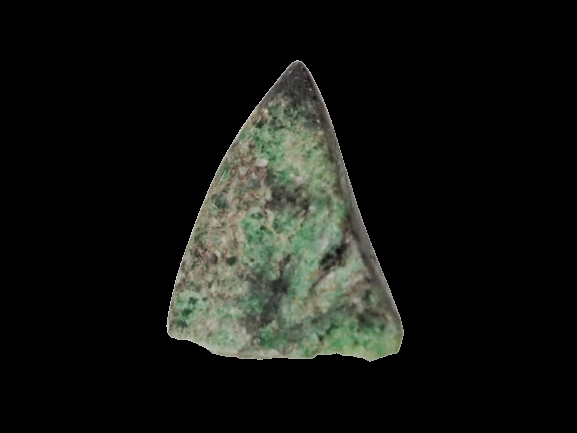
#> input picture imgs/cara_a__3_-removebg-preview.png, 577 x 433 px
$ jupyter execute KMeans-Segment.ipynb
#> lines starting #> are read from the running program, lines starting #| are printed output that depends on the picture; long printed decimals are rounded
[cell 1]
import numpy as np
import matplotlib.pyplot as plt
from sklearn.cluster import KMeans
import cv2 as cv
from matplotlib.colors import ListedColormap
import plotly.graph_objects as go

[cell 2]
def unfolding(img):

    features = tuple(img.shape)
    img = img.reshape(-1,3)

    return img, features

def Normal(img,white_limit):

    data, features = unfolding(img)

    std = data.std(1)
    hist, bin_edges = np.histogram(std,bins = 50)
    bin_centers = (bin_edges[:-1] + bin_edges[1:])/2
    sorted_idx = np.argsort(hist)
    max_idx = sorted_idx[-1]

    mean_hist = bin_centers[max_idx]
    sigma = np.std(std)

    sigma_idx = np.where(std <= mean_hist + (0.5*sigma))
    sigma_filt = np.std(std[sigma_idx])
    stdlim = mean_hist + 3*sigma_filt

    idx_background = np.where(std <= stdlim)[0]
    background_reference = data[idx_background]
    background_reference_mean = background_reference.mean(1)
    white_idx = np.where(background_reference_mean >= white_limit)[0]
    white_reference =  background_reference[white_idx]
    mean = white_reference.mean(0)

    construction_data = np.copy(data)
    ref_white = np.copy(data)

    construction_data = construction_data/mean
    np.place(construction_data, construction_data > 1,1)

    ref_white[idx_background[white_idx]] = np.array([0,0,0])
    construction_data = np.reshape(construction_data,features)
    ref_white = np.reshape(ref_white,features)

    return construction_data, ref_white, mean

def RGB2Lab(img_data):

    e =  216/24389

    non_zero_rgb = img_data

    X = non_zero_rgb[:, 0] * 0.4124 + non_zero_rgb[:, 1] * 0.3576 + non_zero_rgb[:, 2] * 0.1805
    Y = non_zero_rgb[:, 0] * 0.2126 + non_zero_rgb[:, 1] * 0.7152 + non_zero_rgb[:, 2] * 0.0722
    Z = non_zero_rgb[:, 0] * 0.0193 + non_zero_rgb[:, 1] * 0.1192 + non_zero_rgb[:, 2] * 0.9505

    fx = (X/0.94811)
    fy = (Y/1)
    fz = (Z/1.07304)

    if fx.any() > e:
        fx = fx**(1/3)
    else:
        fx = ((903.3*fx)+16)/116

    if fy.any() > e:
        fy = fy**(1/3)
    else:
        fy = ((903.3*fy)+16)/116

    if fz.any() > e:
        fz = fz**(1/3)
    else:
        fz = ((903.3*fz)+16)/116

    a = (fx - fy) * 500
    b = (fy - fz) * 200
    L = (fy * 116) - 16

    data_CLab = np.column_stack((L, a, b))

    return data_CLab


def image_segmentation(img,k):

    img = np.array(img, dtype=np.float64)
    img,features = unfolding(img)

    kmeans= KMeans(n_clusters = k, init = "k-means++",random_state = 0, n_init = "auto")
    kmeans.fit(img)

    segmented_img = kmeans.labels_

    info = []
    Lab = []

    for i in range(0,k):

        idx  = np.where(segmented_img == i)
        mask = img[idx]
        info.append(mask.shape[0])

        if i > 0:
            Lab_mean = mask.mean(0)
            Lab.append(Lab_mean)


    info = np.array(info[1:])
    pix_sample = np.sum(info)
    info = (info/pix_sample)*100

    Lab = np.array(Lab)

    segmented_img = np.reshape(segmented_img,features[:-1])
    return segmented_img,info,Lab

def mask_segmentation(img,Labimg,masks,n_mask,k):

    rgb = np.copy(img)
    Lab = np.copy(Labimg)

    info = []

    for i in range(1,k+1):

        idx  = np.where(masks == i)
        mask = img[idx]
        info.append(mask.shape[0])

    pix_sample = np.sum(info)
    info = (info/pix_sample)*100


    mask = np.stack((masks,masks,masks),axis = 2)
    np.place(Lab,mask == 0,0)
    np.place(rgb,mask == 0,1)

    if n_mask == 1:

        idx = np.where(masks == 1)
        total_pixel = Lab[idx].shape
        total = info[0]

        np.place(Lab,np.logical_or(mask == 2, mask == 3), 0)
        np.place(rgb,np.logical_or(mask == 2, mask == 3), 1)


    elif n_mask == 2:

        idx = np.where(masks == 2)
        total_pixel = Lab[idx].shape
        total = info[1]

        np.place(Lab,np.logical_or(mask == 1, mask == 3), 0)
        np.place(rgb,np.logical_or(mask == 1, mask == 3), 1)

    elif n_mask == 3:

        idx = np.where(masks == 3)
        total_pixel = Lab[idx].shape
        total = info[2]

        np.place(Lab,np.logical_or(mask == 1, mask == 2), 0)
        np.place(rgb,np.logical_or(mask == 1, mask == 2), 1)

    masks_, info_,Lab_ = image_segmentation(Lab,k)

    info_ = (total*info_)/100

    rgbdata = []

    for i in range(0,k):

        idx  = np.where(masks_ == i)
        _mask = img[idx]

        if i > 0:
            Lab_mean = _mask.mean(0)
            rgbdata.append(Lab_mean*255)

    return rgb,masks_,info_,Lab_,rgbdata

def Plot_ab(datalab,datargb):

        customdata = datalab

        fig = go.Figure()

        fig.add_trace(go.Scatter(
        x=datalab[:,1],
        y=datalab[:,2],
        customdata=customdata,
        mode='markers',
        marker=dict(
            size=6,
            color=['rgb({},{},{})'.format(int(r), int(g), int(b)) for r, g, b in datargb],
            opacity=1.0),
        hovertemplate="<b>L</b>: %{customdata[0]}<br><b>a</b>: %{customdata[1]}<br><b>b</b>: %{customdata[2]:.2f}<extra></extra>",showlegend= False
        ))


        fig.add_trace(go.Scatter(x=[0, 0], y=[-90, 90], mode='lines', line=dict(color='black', width=1),showlegend=False))
        fig.add_trace(go.Scatter(x=[-90, 90], y=[0, 0], mode='lines', line=dict(color='black', width=1),showlegend=False))

        for theta in np.arange(0, 2 * np.pi, np.pi / 18):
            x_end = 90 * np.cos(theta)
            y_end = 90 * np.sin(theta)
            fig.add_trace(go.Scatter(x=[0, x_end], y=[0, y_end], mode='lines',
                                line=dict(color='rgba(128, 128, 128, 0.5)', width=1, dash='dot'), showlegend=False))

        fig.add_shape(
            type="circle",
            xref="x", yref="y",
            x0=-90, y0=-90, x1=90, y1=90,
            line=dict(color="black", width=2, dash="dash"))

        fig.update_layout(
            xaxis=dict(range=[-90, 90], title='a'),
            yaxis=dict(range=[-90, 90], title='b'),
            autosize=False,
            width=800,
            height=800)

        fig.show()

def Plot_aL(datalab,datargb):

        customdata = datalab

        fig = go.Figure()

        fig.add_trace(go.Scatter(
        x=datalab[:,1],
        y=datalab[:,0],
        customdata=customdata,
        mode='markers',
        marker=dict(
            size=6,
            color=['rgb({},{},{})'.format(int(r), int(g), int(b)) for r, g, b in datargb],
            opacity=1.0),
        hovertemplate="<b>L</b>: %{customdata[0]}<br><b>a</b>: %{customdata[1]}<br><b>b</b>: %{customdata[2]:.2f}<extra></extra>",showlegend= False
        ))


        fig.add_trace(go.Scatter(x=[0, 0], y=[-90, 90], mode='lines', line=dict(color='black', width=1),showlegend=False))
        fig.add_trace(go.Scatter(x=[-90, 90], y=[0, 0], mode='lines', line=dict(color='black', width=1),showlegend=False))

        for theta in np.arange(0, 2 * np.pi, np.pi / 18):
            x_end = 90 * np.cos(theta)
            y_end = 90 * np.sin(theta)
            fig.add_trace(go.Scatter(x=[0, x_end], y=[0, y_end], mode='lines',
                                line=dict(color='rgba(128, 128, 128, 0.5)', width=1, dash='dot'), showlegend=False))

        fig.add_shape(
            type="circle",
            xref="x", yref="y",
            x0=-90, y0=-90, x1=90, y1=90,
            line=dict(color="black", width=2, dash="dash"))

        fig.update_layout(
            xaxis=dict(range=[-90, 90], title='a'),
            yaxis=dict(range=[-90, 90], title='L'),
            autosize=False,
            width=800,
            height=800)

        fig.show()

def Plot_bL(datalab,datargb):

        customdata = datalab

        fig = go.Figure()

        fig.add_trace(go.Scatter(
        x=datalab[:,2],
        y=datalab[:,0],
        customdata=customdata,
        mode='markers',
        marker=dict(
            size=6,
            color=['rgb({},{},{})'.format(int(r), int(g), int(b)) for r, g, b in datargb],
            opacity=1.0),
        hovertemplate="<b>L</b>: %{customdata[0]}<br><b>a</b>: %{customdata[1]}<br><b>b</b>: %{customdata[2]:.2f}<extra></extra>",showlegend= False
        ))


        fig.add_trace(go.Scatter(x=[0, 0], y=[-90, 90], mode='lines', line=dict(color='black', width=1),showlegend=False))
        fig.add_trace(go.Scatter(x=[-90, 90], y=[0, 0], mode='lines', line=dict(color='black', width=1),showlegend=False))

        for theta in np.arange(0, 2 * np.pi, np.pi / 18):
            x_end = 90 * np.cos(theta)
            y_end = 90 * np.sin(theta)
            fig.add_trace(go.Scatter(x=[0, x_end], y=[0, y_end], mode='lines',
                                line=dict(color='rgba(128, 128, 128, 0.5)', width=1, dash='dot'), showlegend=False))

        fig.add_shape(
            type="circle",
            xref="x", yref="y",
            x0=-90, y0=-90, x1=90, y1=90,
            line=dict(color="black", width=2, dash="dash"))

        fig.update_layout(
            xaxis=dict(range=[-90, 90], title='b'),
            yaxis=dict(range=[-90, 90], title='L'),
            autosize=False,
            width=800,
            height=800)

        fig.show()

## <center>  Primera segmentación

[cell 3]
img = cv.cvtColor(cv.imread("imgs/cara_a__3_-removebg-preview.png"),cv.COLOR_BGR2RGB)
img = cv.resize(img,(1000,1000))
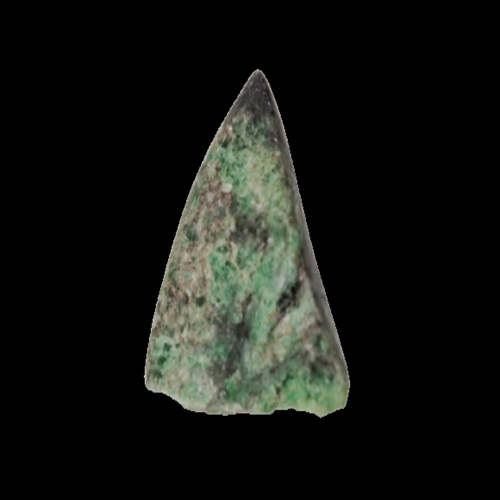
#> img: shape (1000, 1000, 3) (shown at 1/2 size); mean R, G, B 20.1, 21.9, 18.2
img, ref, mean = Normal(img,white_limit=180)
#> in Normal, `data, features = unfolding(img)`: features = (1000, 1000, 3)
#> in Normal, `hist, bin_edges = np.histogram(std,bins = 50)`: hist = 50 values, max 822526 at index 0, min 20 at index 47, mean 20000; bin_edges = 51 values from 0 to 25.85
#> in Normal, `bin_centers = (bin_edges[:-1] + bin_edges[1:])/2`: bin_centers = 50 values from 0.258 to 25.59
#> in Normal, `sorted_idx = np.argsort(hist)`: sorted_idx = 50 values, max 49 at index 5, min 0 at index 49, mean 24.5
#> in Normal, `max_idx = sorted_idx[-1]`: max_idx = 0
#> in Normal, `mean_hist = bin_centers[max_idx]`: mean_hist = 0.258
#> in Normal, `sigma = np.std(std)`: sigma = 3.99
#> in Normal, `sigma_filt = np.std(std[sigma_idx])`: sigma_filt = 0.141
#> in Normal, `stdlim = mean_hist + 3*sigma_filt`: stdlim = 0.681
#> in Normal, `white_idx = np.where(background_reference_mean >= white_limit)[0]`: white_idx = [139514, 139515, 139516, 158068, 266680, 523763]
#> in Normal, `white_reference =  background_reference[white_idx]`: white_reference = [[186, 186, 185], [184, 184, 184], [184, 184, 183], [190, 189, 189], [204, 204, 203], [187, 187, 187]]
#> in Normal, `mean = white_reference.mean(0)`: mean = [189.2, 189, 188.5]
#> in Normal, `ref_white = np.reshape(ref_white,features)`:
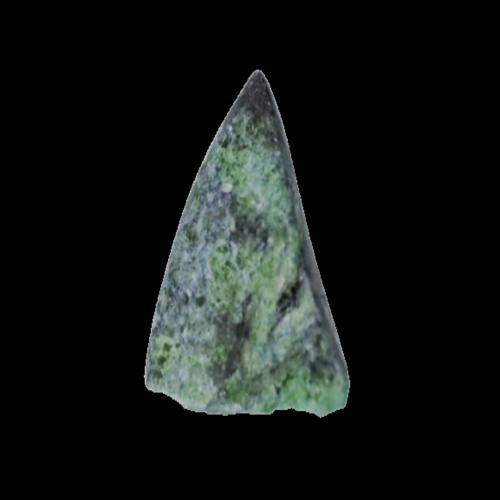
#> ref_white: shape (1000, 1000, 3) (shown at 1/2 size); mean of channels 0, 1, 2 20.1, 21.9, 18.2; drawn as B, G, R
#> mean = [189.2, 189, 188.5]
imgLab = RGB2Lab(img.reshape(-1,3)).reshape(1000,1000,3)
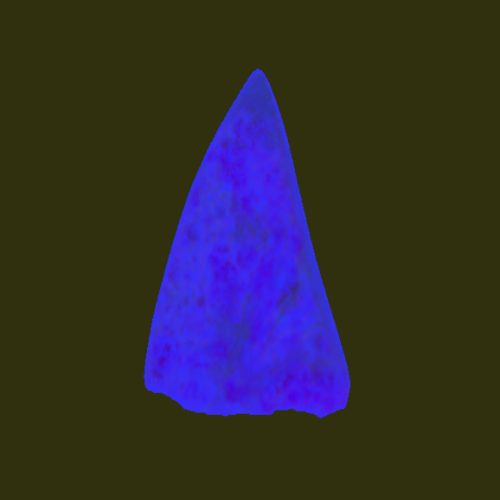
#> imgLab: shape (1000, 1000, 3) float64 (shown at 1/2 size); mean of channels 0, 1, 2 1.6, -0.9, 1.1; drawn with min black and max white

masks, info,Lab = image_segmentation(imgLab,4)
#> in image_segmentation, `img,features = unfolding(img)`: features = (1000, 1000, 3)
#> the loop in image_segmentation, `for i in range(0,k): ` made 4 passes
#> Lab_mean on passes 2 to 4: [78.62, -5.4, 6.64], [89.54, -5.76, 6.61], [64.31, -2.15, 3.97]
#> after the loop in image_segmentation, `for i in range(0,k):`: Lab = [[78.62, -5.4, 6.64], [89.54, -5.76, 6.61], [64.31, -2.15, 3.97]]; info = [821396, 62365, 93581, 22658]
#> in image_segmentation, `info = np.array(info[1:])`: info = [62365, 93581, 22658]
#> in image_segmentation, `pix_sample = np.sum(info)`: pix_sample = 178604
#> in image_segmentation, `info = (info/pix_sample)*100`: info = [34.92, 52.4, 12.69]
#> in image_segmentation, `segmented_img = np.reshape(segmented_img,features[:-1])`:
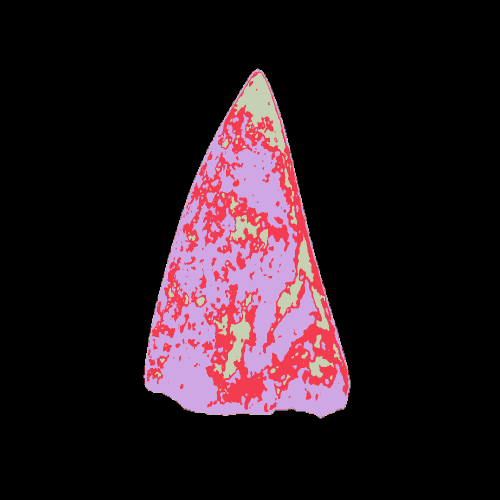
#> segmented_img: shape (1000, 1000) int32 (shown at 1/2 size); 4 distinct labels, from 0 to 3; one colour per label, 0 black
#> info = [34.92, 52.4, 12.69]

print("Porcentaje de la muestra: " + str(info))
#| Porcentaje de la muestra: [34.918 52.396 12.686]

for i in range(0,len(Lab)):

    print("Lab promedio Sample_"+str(i+1)+": " + str(Lab[i]))
#> this loop made 3 passes
#| Lab promedio Sample_1: [78.616 -5.405  6.642]
#| Lab promedio Sample_2: [89.545 -5.763  6.610]
#| Lab promedio Sample_3: [64.308 -2.154  3.967 ]

cmap = ListedColormap(["gray"]+["green"]+["white"]+["black"])
plt.figure(figsize=(10,5))

plt.subplot(1,2,1)
plt.imshow(img)
plt.title("Imagen Normalizada")
plt.axis("off")


plt.subplot(1,2,2)
plt.imshow(masks,cmap = cmap)
plt.title("Imagen Segmentada")
plt.axis("off")

plt.show()

[cell 4]
rgbdata = []

for i in range(0,4):

    idx  = np.where(masks == i)
    mask = img[idx]

    if i > 0:
        Lab_mean = mask.mean(0)
        rgbdata.append(Lab_mean*255)
#> this loop made 4 passes
#> (idx, Lab_mean) on passes 2 to 4: (62365 positions, rows 138 to 835, columns 288 to 699, [0.514, 0.562, 0.463]), (93581 positions, rows 139 to 835, columns 288 to 699, [0.712, 0.779, 0.653]), (22658 positions, rows 137 to 836, columns 287 to 700, [0.335, 0.344, 0.301])
#> idx on pass 1: 821396 positions, rows 0 to 999, columns 0 to 999
#> after the loop, rgbdata = [[131.1, 143.4, 118], [181.5, 198.6, 166.4], [85.51, 87.84, 76.78]]

## <center>  Graficos para la primera segmentación

[cell 5]
Plot_ab(Lab,rgbdata)
#> in Plot_ab, `customdata = datalab`: customdata has the same summary as Lab in image_segmentation

[cell 6]
Plot_aL(Lab,rgbdata)
#> in Plot_aL, `customdata = datalab`: customdata has the same summary as Lab in image_segmentation

[cell 7]
Plot_bL(Lab,rgbdata)
#> in Plot_bL, `customdata = datalab`: customdata has the same summary as Lab in image_segmentation

## <center> Segunda segmentación

[cell 8]
rgb, masks_, info_,Lab_,rgbdata_ =  mask_segmentation(img,imgLab,masks,3,3)
#> the loop in mask_segmentation, `for i in range(1,k+1): ` made 3 passes
#> idx on passes 1 to 3: 62365 positions, rows 138 to 835, columns 288 to 699, 93581 positions, rows 139 to 835, columns 288 to 699, 22658 positions, rows 137 to 836, columns 287 to 700
#> after the loop in mask_segmentation, `for i in range(1,k+1):`: info = [62365, 93581, 22658]
#> in mask_segmentation, `pix_sample = np.sum(info)`: pix_sample = 178604
#> in mask_segmentation, `info = (info/pix_sample)*100`: info = [34.92, 52.4, 12.69]
#> in mask_segmentation, `mask = np.stack((masks,masks,masks),axis = 2)`: mask: shape (1000, 1000, 3) int32; 4 distinct labels, from 0 to 3
#> in mask_segmentation, `np.place(rgb,mask == 0,1)`:
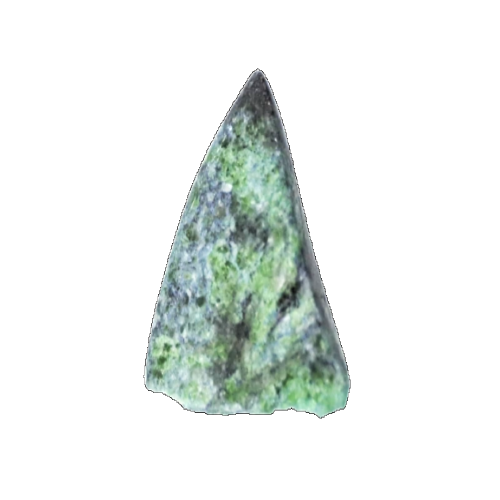
#> rgb: shape (1000, 1000, 3) float64 (shown at 1/2 size); mean of channels 0, 1, 2 0.928, 0.937, 0.918; drawn as B, G, R
#> in mask_segmentation, `total = info[2]`: total = 12.69
#> in mask_segmentation, `np.place(Lab,np.logical_or(mask == 1, mask == 2), 0)`:
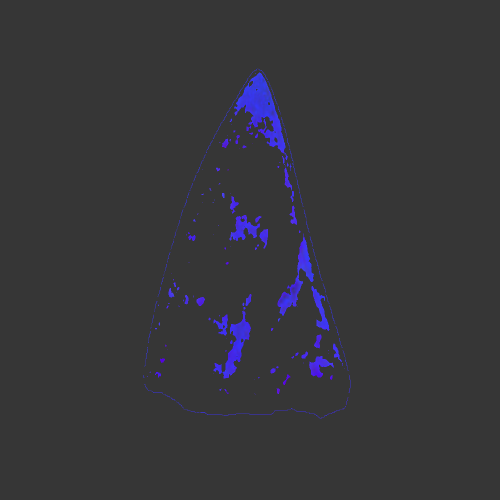
#> Lab: shape (1000, 1000, 3) float64 (shown at 1/2 size); mean of channels 0, 1, 2 1.5, 0, 0.1; drawn with min black and max white
#> in mask_segmentation, `np.place(rgb,np.logical_or(mask == 1, mask == 2), 1)`:
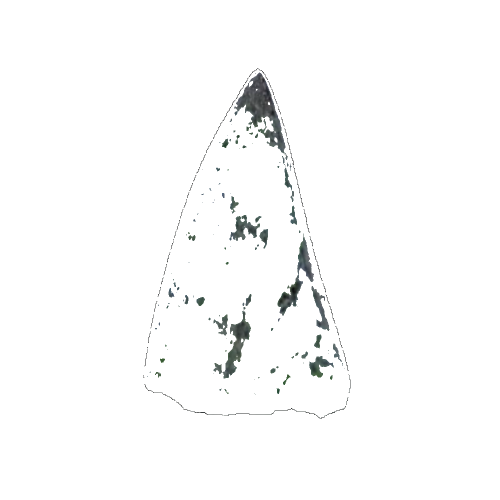
#> rgb: shape (1000, 1000, 3) float64 (shown at 1/2 size); mean of channels 0, 1, 2 0.985, 0.985, 0.984; drawn as B, G, R
#> call 2 of image_segmentation, with k = 3
#> the loop in image_segmentation (call 2), `for i in range(0,k): ` made 3 passes
#> Lab_mean on passes 2 to 3: [67.12, -2.5, 4.42], [53.99, -0.83, 2.27]
#> after the loop in image_segmentation (call 2), `for i in range(0,k):`: Lab = [[67.12, -2.5, 4.42], [53.99, -0.83, 2.27]]; info = [977410, 17951, 4639]
#> in image_segmentation (call 2), `info = np.array(info[1:])`: info = [17951, 4639]
#> in image_segmentation (call 2), `pix_sample = np.sum(info)`: pix_sample = 22590
#> in image_segmentation (call 2), `info = (info/pix_sample)*100`: info = [79.46, 20.54]
#> in image_segmentation (call 2), `segmented_img = np.reshape(segmented_img,features[:-1])`:
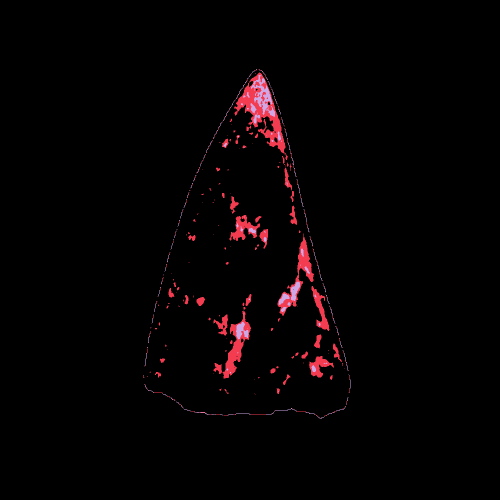
#> segmented_img: shape (1000, 1000) int32 (shown at 1/2 size); 3 distinct labels, from 0 to 2; one colour per label, 0 black
#> in mask_segmentation, `masks_, info_,Lab_ = image_segmentation(Lab,k)`: Lab_ = [[67.12, -2.5, 4.42], [53.99, -0.83, 2.27]]
#> in mask_segmentation, `info_ = (total*info_)/100`: info_ = [10.08, 2.61]
#> the loop in mask_segmentation, `for i in range(0,k): ` made 3 passes
#> (idx, Lab_mean) on passes 2 to 3: (17951 positions, rows 138 to 835, columns 287 to 698, [0.364, 0.376, 0.326]), (4639 positions, rows 138 to 836, columns 287 to 700, [0.228, 0.228, 0.209])
#> idx on pass 1: 977410 positions, rows 0 to 999, columns 0 to 999
#> after the loop in mask_segmentation, `for i in range(0,k):`: rgbdata = [[92.84, 95.78, 83.1], [58.23, 58.25, 53.29]]
#> info_ = [10.08, 2.61]; Lab_ = [[67.12, -2.5, 4.42], [53.99, -0.83, 2.27]]; rgbdata_ = [[92.84, 95.78, 83.1], [58.23, 58.25, 53.29]]

print("Porcentaje de la muestra: "+ str(info_))
#| Porcentaje de la muestra: [10.081  2.605]

for i in range(0,len(Lab_)):

    print("Lab promedio Sample_"+str(i+1)+": " + str(Lab_[i]))
#> this loop made 2 passes
#| Lab promedio Sample_1: [67.122 -2.504  4.418]
#| Lab promedio Sample_2: [53.995 -0.8301  2.273]

cmap = ListedColormap(["white", "olive", "green"])
plt.figure(figsize=(10,5))

plt.subplot(1,2,2)
plt.imshow(masks_,cmap = cmap)
plt.title("Imagen Segmentada")
plt.axis("off")

plt.subplot(1,2,1)
plt.imshow(rgb)
plt.title("Imagen RGB")
plt.axis("off")

plt.show()

## <center>  Graficos para la segunda segmentación

[cell 9]
Plot_ab(Lab_,rgbdata_)

[cell 10]
Plot_aL(Lab_,rgbdata_)

[cell 11]
Plot_bL(Lab_,rgbdata_)

## <center>  Graficos para todos los datos

[cell 12]
Plot_ab(np.concatenate((Lab,Lab_)),np.concatenate((rgbdata,rgbdata_)))

[cell 13]
Plot_aL(np.concatenate((Lab,Lab_)),np.concatenate((rgbdata,rgbdata_)))

[cell 14]
Plot_bL(np.concatenate((Lab,Lab_)),np.concatenate((rgbdata,rgbdata_)))

[cell 15]
mask_selector = 3

mask2d = masks.reshape(-1)
img2d = img.reshape(-1,3)
idx = np.where(mask2d == mask_selector)
sample = img2d[idx]

lab_sample = RGB2Lab(sample)
ref_diff = lab_sample.mean(0)
#> ref_diff = [64.31, -2.15, 3.97]

diff_color = (((lab_sample[:,0]-ref_diff[0])**(2)) + ((lab_sample[:,1]-ref_diff[1])**(2)) + ((lab_sample[:,2]-ref_diff[2])**(2)))**(1/2)


map_color = np.zeros((1000,1000))
map_color2d = map_color.reshape(-1)
map_color2d[idx] = diff_color

cmap = ListedColormap(["White"]+[plt.cm.viridis(i) for i in range(1,256)])

plt.figure(figsize=(10,5))
plt.subplot(1,2,1)
plt.imshow(map_color2d.reshape(1000,1000),cmap = cmap)
plt.colorbar()
plt.axis("off")


plt.subplot(1,2,2)


plt.hist(diff_color,bins = 100)

if mask_selector == 1:
    plt.title("Histogram of color differences (Green)")
elif mask_selector == 2:
    plt.title("Histogram of color differences (Light green)")
else:
    plt.title("Histogram of color differences (Dark Green)")
plt.xlabel("Color difference (a.u.)")
plt.ylabel("Counts (a.u.)")
plt.show()
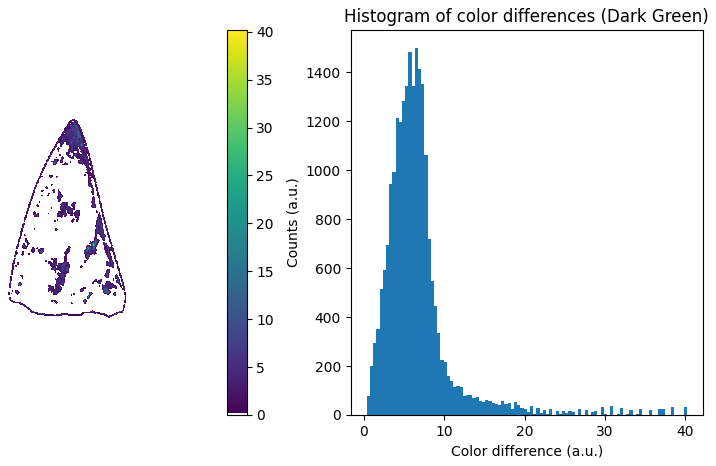
#> figure drawn by matplotlib, 3 panels; panel 3: tallest bar 1497 high, from x = 6.33 to 6.73

[cell 16]
mask_selector = 2

mask2d = masks_.reshape(-1)
img2d = img.reshape(-1,3)
idx = np.where(mask2d == mask_selector)
sample = img2d[idx]

lab_sample = RGB2Lab(sample)
ref_diff = lab_sample.mean(0)
#> ref_diff = [53.99, -0.83, 2.27]

diff_color = (((lab_sample[:,0]-ref_diff[0])**(2)) + ((lab_sample[:,1]-ref_diff[1])**(2)) + ((lab_sample[:,2]-ref_diff[2])**(2)))**(1/2)
#> diff_color = 4639 values, max 27.07 at index 4512, min 0.26 at index 1434, mean 6.83


map_color = np.zeros((1000,1000))
map_color2d = map_color.reshape(-1)
map_color2d[idx] = diff_color

plt.figure(figsize=(10,5))

plt.subplot(1,2,1)
plt.imshow(map_color2d.reshape(1000,1000),cmap = "viridis")


plt.subplot(1,2,2)


plt.hist(diff_color,bins = 100)

if mask_selector == 1:
    plt.title("Histogram of color differences (Light green)")
elif mask_selector == 2:
    plt.title("Histogram of color differences (Green)")
else:
    plt.title("Histogram of color differences (Dark Green)")

plt.xlabel("Color difference (a.u.)")
plt.ylabel("Counts (a.u.)")
plt.show()
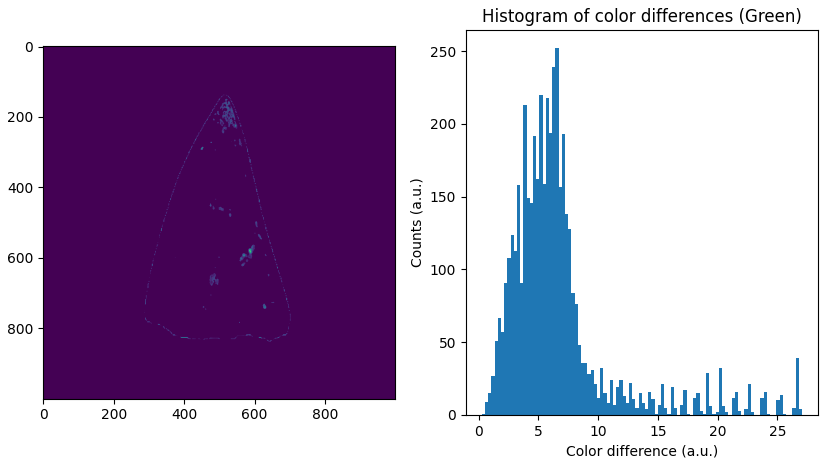
#> figure drawn by matplotlib, 2 panels; panel 2: tallest bar 252 high, from x = 6.43 to 6.69
